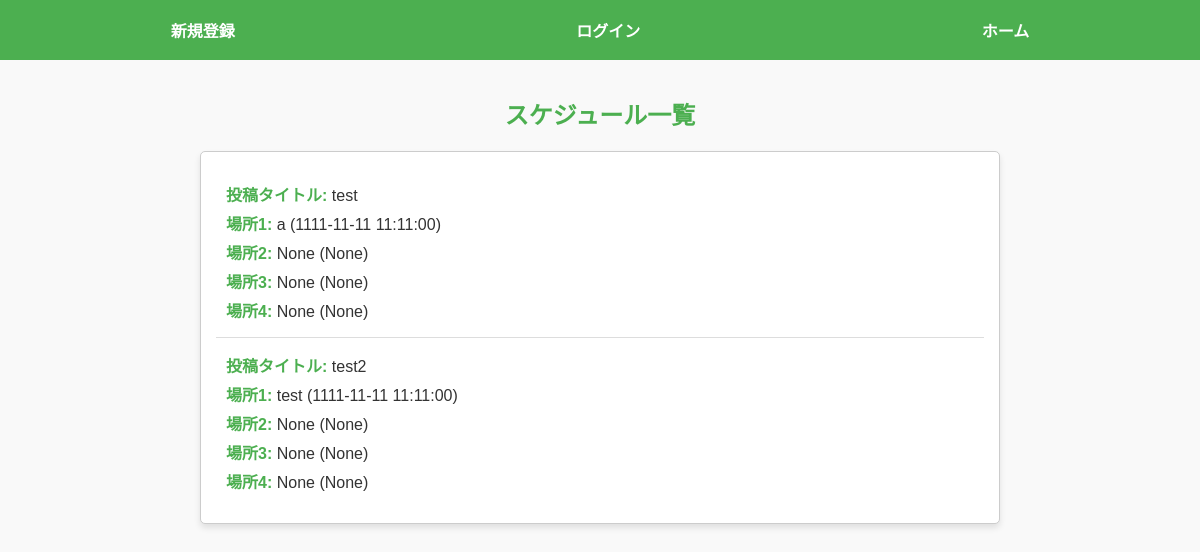
/schedulelist, run on an earlier commit of the app's database.
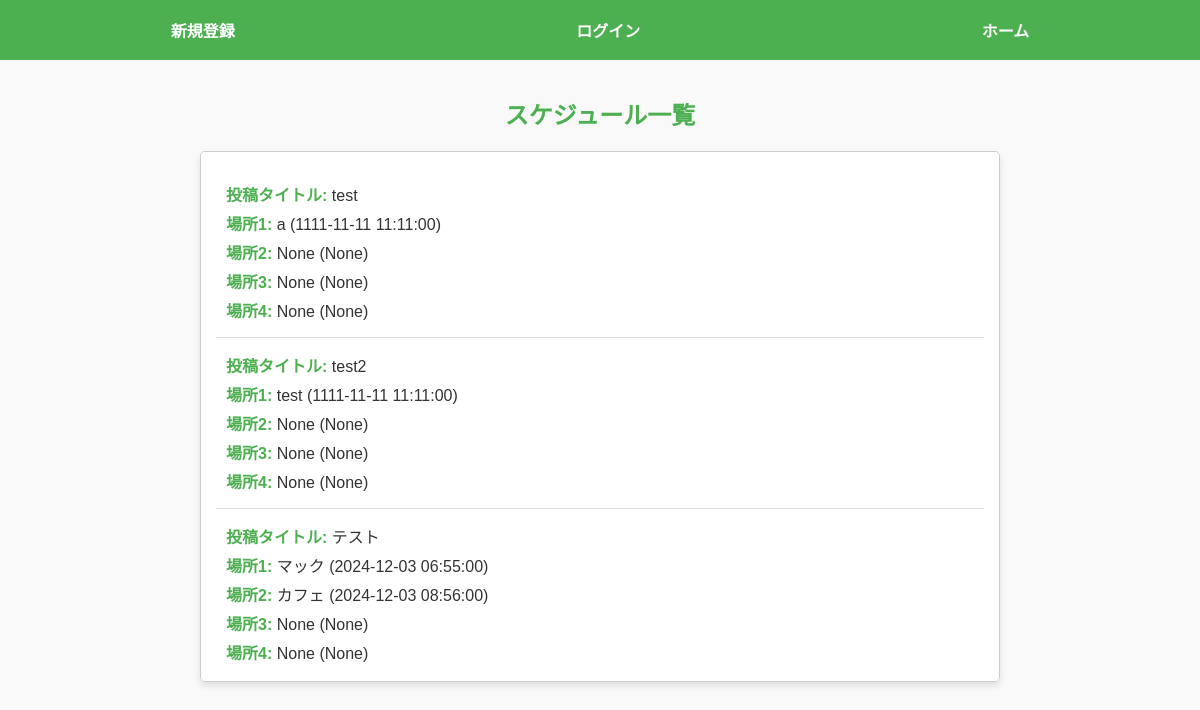
And on a later commit of the database.
### app.py (models this page shows)
class Post(db.Model):
    id = db.Column(db.String(255), primary_key=True)
    post_name = db.Column(db.String(255))
    time1 = db.Column(db.DateTime, nullable=False)
    place1 = db.Column(db.String(255), nullable=False)
    time2 = db.Column(db.DateTime, nullable=True)
    place2 = db.Column(db.String(255), nullable=True)
    time3 = db.Column(db.DateTime, nullable=True)
    place3 = db.Column(db.String(255), nullable=True)
    time4 = db.Column(db.DateTime, nullable=True)
    place4 = db.Column(db.String(255), nullable=True)
    __table_args__ = (PrimaryKeyConstraint(id, post_name),)

### app.py (the view)
@app.route('/schedulelist')
def schedulelist():
    try:
        all_posts = Post.query.all()
        return render_template('schedulelist.html', posts=all_posts)
    except Exception as e:
        return f"エラーが発生しました: {e}", 400

### app.py (called while the page is built)
@app.before_request
def setup():
    with app.app_context():
        db.create_all()

@app.before_request
def setup():
    db.create_all()

### templates/schedulelist.html (shortened to what this page needs)
<!DOCTYPE html>
<html lang="ja">
<head>
    <link rel="stylesheet" href="{{ url_for('static', filename='schedule.css') }}">
</head>
<body>
    <div class="taskbar">
        <a href="{{ url_for('adduser') }}">新規登録</a>
        <a href="{{ url_for('login') }}">ログイン</a>
        <a href="{{ url_for('home') }}">ホーム</a>
    </div>
    <div class="content">
        <h1>スケジュール一覧</h1>
        <ul class="schedule-list">
            {% for post in posts %}
            <li>
                <p><strong>投稿タイトル:</strong> {{ post.post_name }}</p>
                <p><strong>場所1:</strong> {{ post.place1 }} (<span>{{ post.time1 }}</span>)</p>
                <p><strong>場所2:</strong> {{ post.place2 }} (<span>{{ post.time2 }}</span>)</p>
                <p><strong>場所3:</strong> {{ post.place3 }} (<span>{{ post.time3 }}</span>)</p>
                <p><strong>場所4:</strong> {{ post.place4 }} (<span>{{ post.time4 }}</span>)</p>
            </li>
            {% endfor %}
        </ul>
    </div>
</body>
</html>

### static/schedule.css (style rules this page uses)
body { margin: 0; padding: 0; font-family: Arial, sans-serif; background-color: #f9f9f9; color: #333; }
.taskbar { display: flex; justify-content: space-around; align-items: center; background-color: #4CAF50; padding: 10px 0; position: fixed; top: 0; left: 0; width: 100%; z-index: 1000; }
.taskbar a { color: white; text-decoration: none; font-size: 16px; font-weight: bold; padding: 8px 12px; transition: background-color 0.3s; }
.content { padding: 80px 20px; max-width: 800px; margin: 0 auto; }
h1 { font-size: 24px; color: #4CAF50; text-align: center; margin-bottom: 20px; }
.schedule-list { list-style: none; padding: 0; margin: 0; max-height: 60vh; overflow-y: auto; background: #fff; border: 1px solid #ccc; border-radius: 5px; box-shadow: 0 4px 6px rgba(0, 0, 0, 0.1); padding: 15px; }
.schedule-list li { padding: 10px; border-bottom: 1px solid #ddd; }
.schedule-list li:last-child { border-bottom: none; }
.schedule-list p { margin: 5px 0; }
.schedule-list strong { color: #4CAF50; }

What changed in the data, as far as the page shows it:
added Post: post_name "テスト", place1 "マック", time1 "2024-12-03 06:55:00", place2 "カフェ", time2 "2024-12-03 08:56:00", place3 "None", time3 "None", place4 "None", time4 "None"
